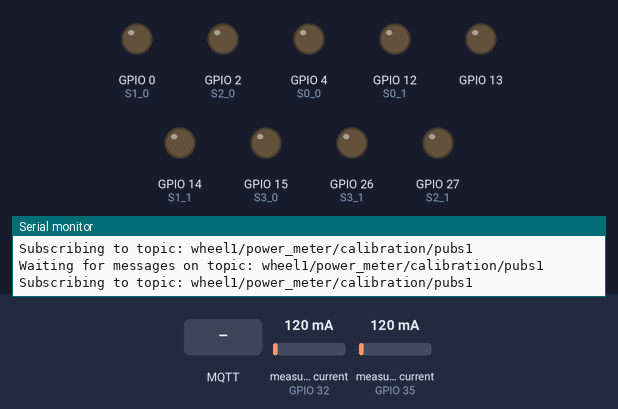
Recording of a sketch running on a simulated ESP32. Shown: output pins drawn as LEDs (lit = HIGH), the last lines printed to the serial monitor. Dashed ring = blinking. The test bench sets the inputs (shaded band); at power-on: measured current (sensors on GPIO 32, GPIO 35) 120 mA. WiFi joins after 1.5 s; servers stay silent unless stated; no MQTT or app messages arrive unless stated.

Above: at 2.7 s.
2.8 s: MQTT message "ESP32" arrives on the first subscribed topic
At 5.6 s:
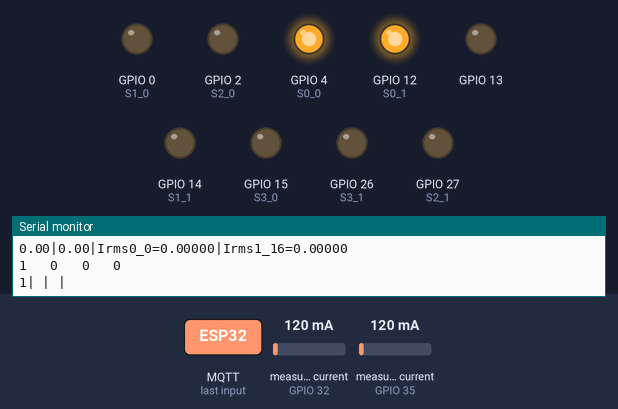
5.8 s: MQTT message "$" arrives on the first subscribed topic
8.7 s: MQTT message ";" arrives on the first subscribed topic
At 21.75 s:
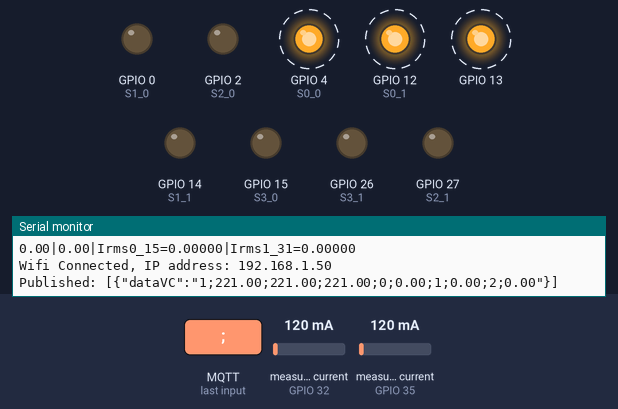
Timing chart, 0 to 23.6 s (numbered marks = the images above; inputs shaded):
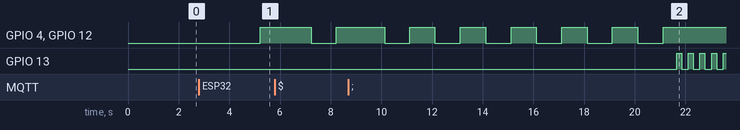

Measured:
- after the input at 2.8 s, GPIO 4 (S0_0), GPIO 12 (S0_1): LOW → HIGH after 2.4 s

The sketch:

CurrentMeasureSwitchMUX_v1.12_SubPharsePub_NewForm.ino
```cpp
#include "EmonLib.h"
#include <WiFi.h>
#include <ArduinoMqttClient.h>

#define DEBUG
#define CAL_LITERATION 19 //literation for calibration

//WiFi config
IPAddress local_IP(172, 16, 68, 201);
IPAddress subnet(255, 255, 255, 0);
IPAddress gateway(172, 16, 68, 1);
IPAddress primaryDNS(8, 8, 8, 8);
IPAddress secondaryDNS(8, 8, 4, 4);

// MQTT config
const char* ssid = "RF_AP1"; //AP SSID
const char* password = "payungteduh123"; //AP PASSWORD

WiFiClient wifiClient;
MqttClient mqttClient(wifiClient);

const char broker[]         = "172.16.68.72";
int        port             = 1883;
const char topicPublish[]   = "wheel1/power_meter/data/subs1";
const char topicPublish2[]  = "wheel1/power_meter/calibration/subs1";
const char topicSubscribe[] = "wheel1/power_meter/calibration/pubs1";

unsigned long payloadSize = 268435456;
bool retain = false;
int Qos = 1;
bool dubplicat = false;

// Multiplexer CD74HC4067 config
// Define digital pinout for drive S0,S1,S2,S3 MUX0
const int S0_0 = 4;
const int S1_0 = 0;
const int S2_0 = 2;
const int S3_0 = 15;
// Define digital pinout for drive S0,S1,S2,S3 MUX1
const int S0_1 = 12;
const int S1_1 = 14;
const int S2_1 = 27;
const int S3_1 = 26;

// Truth tabel implementation of CD74HC4067 multiplexer
//              s0, s1, s2, s3    en  channelActive
char *mux[] = {"0   0   0   0", //0   ch0
               "1   0   0   0", //0   ch1
               "0   1   0   0", //0   ch2
               "1   1   0   0", //0   ch3
               "0   0   1   0", //0   ch4
               "1   0   1   0", //0   ch5
               "0   1   1   0", //0   ch6
               "1   1   1   0", //0   ch7
               "0   0   0   1", //0   ch8
               "1   0   0   1", //0   ch9
               "0   1   0   1", //0   ch10
               "1   1   0   1", //0   ch11
               "0   0   1   1", //0   ch12
               "1   0   1   1", //0   ch13
               "0   1   1   1", //0   ch14
               "1   1   1   1"};//0   ch15

// Define MUX variable
String ch_mux;
String mux_bit0;
String mux_bit1;
String mux_bit2;
String mux_bit3;

// Buffer, parse and calibration_instruction variable
String dataIn = "";
String dt[33];
int instruction_calibrate = 33; //no instruction
bool is_calibrate;
bool close_doorBuffer;

int r,s,t,u = 0; //for parsing data
int a,b,c,d = 0; //for send data VC
int i,j,k,l,m,n,o,p,q = 0; // for auto calibration and send data Cal

int board_id = 1;
float MvAvgR = 221;
float MvAvgS = 221;
float MvAvgT = 221;

float Irms0_0[16];
float Irms0_1[16];
float Irms_tot[33];
float y_irms[32];                                                             // buffer variable for constant calibartion (y)
float m_irms0[16];                                                            // buffer variable for factor calibration mux0 (m)
float m_irms1[16];                                                            // buffer variable for factor calibration mux1 (m)
String fc_0;String fc_1;                                                      // buffer string variable for factor calibration mux1 (m)

// Buffer old millis time
int64_t oldtime;

// Emon Init
EnergyMonitor emon0_0;                            // Create an instance emon0
EnergyMonitor emon0_1;                            // Create an instance emon1

//======================================= INITIAILZE PROGRAM (SETUP) =================================================//
void setup() {
  Serial.begin(9600);
  emon0_0.current(A4, 38.3);                       // Current: input pin, calibration. ratio/Rburden
  emon0_1.current(A7, 38.3);                       // Current: input pin, calibration. ratio/Rburden
  // Initialiaze digital pinout for LED
  pinMode(13, OUTPUT);

  // Initialiaze digital pinout for drive S0,S1,S2,S3 MUX0
  pinMode(S0_0, OUTPUT);
  pinMode(S1_0, OUTPUT);
  pinMode(S2_0, OUTPUT);
  pinMode(S3_0, OUTPUT);

  // Initialiaze digital pinout for drive S0,S1,S2,S3 MUX1
  pinMode(S0_1, OUTPUT);
  pinMode(S1_1, OUTPUT);
  pinMode(S2_1, OUTPUT);
  pinMode(S3_1, OUTPUT);

  // Initialiaze connection to WiFi, MQTT and Schema MQTT Subscribtion Message
  wifiSetup();
  MQTTconnection();
  mqttClient.poll();

  is_calibrate = false;
  close_doorBuffer = false;
//  avb_dataInBuffer = false;

  // Initialize value oldtime millis
  Serial.println("START IoT DEVICE !!!");
  oldtime = millis();
}

//======================================= FUNCTION & PROCEDURE =================================================//
void wifiSetup(){
  if (!WiFi.config(local_IP, gateway, subnet, primaryDNS, secondaryDNS)) {
    Serial.println("STA Failed to configure");
  }
  WiFi.mode(WIFI_STA);
  WiFi.begin(ssid, password); //WiFi init
  Serial.print("Connecting");
  Serial.println();
  wifiHandling();
}

void wifiHandling(){
  while (WiFi.status() != WL_CONNECTED) { //WiFi not connected
    delay(500);
    Serial.print(".");
  }
  while (WiFi.waitForConnectResult() != WL_CONNECTED) {
    Serial.println("Connection Failed! Rebooting...");
    delay(5000);
    ESP.restart();
  }
  if (WiFi.status() == WL_CONNECTED) { //WiFi connected
    Serial.println("");
    Serial.print("Wifi Connected, IP address: ");
    Serial.println(WiFi.localIP());
  }
}

void MQTTconnection(){
  Serial.print("Attempting to connect to the MQTT broker: ");
  Serial.println(broker);
  MQTThandling();
}

void MQTThandling(){ // handling renew connection MQTT Client "ESP32" to Broker
  if(!mqttClient.connect(broker, port)) {
    Serial.print("MQTT connection failed! Error code = ");
    Serial.println(mqttClient.connectError());
  }
}

void subsMQTTMessage(){
  if(!mqttClient.connected()){
    MQTThandling();
  }else{
    mqttClient.onMessage(onMqttMessage);   // Set the message receive callback
    Serial.print("Subscribing to topic: ");
    Serial.println(topicSubscribe);
    Serial.println();

    mqttClient.subscribe(topicSubscribe, Qos); // subscribe to a topic

    Serial.print("Waiting for messages on topic: ");
    Serial.println(topicSubscribe);
    Serial.println();
  }
}

void onMqttMessage(int messageSize) {
  // use the Stream interface to print the contents
  if(mqttClient.available()) {
//    Serial.print((char)mqttClient.read());
    dataIn = mqttClient.readString();
    parse_data();
    dataIn="";
    close_doorBuffer = true;
  }

  #ifdef DEBUG
  Serial.println();
  #endif
}

void parse_data(){
  r=0;

  #ifdef DEBUG
  Serial.print("in_data: ");
  Serial.println(dataIn);
  #endif

  // Initialize variabel, (variable reset)
  for (s = 0; s <= 31; s++){
    dt[s]="";
  }
  // Process parse data
  for(t = 1; t<dataIn.length(); t++){     // Character check every char data
    if((dataIn[t] == '$') || (dataIn[t] == ';')){    // Increment r, use for change index array buffer
    r++;
    dt[r]="";       // Initialize array dt[j]
    }else{
    dt[r] = dt[r] + dataIn[t];     // Process tampung data
    }
  }

  // Save data parse to valiable dloat array 'y_irms[u]'
  instruction_calibrate = dt[0].toInt();

  #ifdef DEBUG
  Serial.print("status:");Serial.println(dt[0].toInt());
  #endif

  if(instruction_calibrate == 0){ // NO instruction to calibrate
    for (u = 0; u <= 15; u++){
      m_irms0[u] = dt[u+1].toFloat();
      m_irms1[u] = dt[u+17].toFloat();

      #ifdef DEBUG
      Serial.print(m_irms0[u],10); Serial.print("|"); Serial.println(m_irms1[u],10);
      #endif
    }
  } else {
    if(instruction_calibrate == 1){ // YES instruction to calibrate
      for (u = 0; u <= 31; u++){
        y_irms[u] = dt[u+1].toFloat();

        #ifdef DEBUG
        Serial.println(y_irms[u]);
        #endif
      }
      #ifdef DEBUG
      Serial.println("start calibration!");
      #endif
    }
  }
}

void blink_led1(){ // Indicator for publish data VC
    digitalWrite(13, HIGH);delay(200);
    digitalWrite(13, LOW);delay(200);
}

//========================================== MAIN LOOP  =================================================//
void loop() {
  // Call poll() regularly to allow the library to receive MQTT messages and
  // send MQTT keep alives which avoids being disconnected by the broker
  mqttClient.poll();

  if(close_doorBuffer == false){  // Check would doorBuffer is open
    subsMQTTMessage();
  } else {
    if(close_doorBuffer == true){
      mqttClient.unsubscribe(topicSubscribe);   // unsubscribed to a topic

      if(!mqttClient.connected()){ // handling MQTT connection when autocalibratin proces run
        MQTThandling();
      } else {
        if((millis() - oldtime) > 0){
          if((millis() - oldtime) >= 1000){
            oldtime = millis();
            ch_mux = mux[i];
            mux_bit0 = ch_mux.substring(0,1); mux_bit1 = ch_mux.substring(1,2); mux_bit2 = ch_mux.substring(2,3); mux_bit3 = ch_mux.substring(3,4);

            #ifdef DEBUG
            Serial.println(ch_mux);
            Serial.print(mux_bit0);Serial.print("|");Serial.print(mux_bit1);Serial.print("|");Serial.print(mux_bit2);Serial.print("|");Serial.println(mux_bit3);
            #endif

            digitalWrite(S0_0,mux_bit0.toInt());digitalWrite(S1_0,mux_bit1.toInt());digitalWrite(S2_0,mux_bit2.toInt());digitalWrite(S3_0,mux_bit3.toInt());
            digitalWrite(S0_1,mux_bit0.toInt());digitalWrite(S1_1,mux_bit1.toInt());digitalWrite(S2_1,mux_bit2.toInt());digitalWrite(S3_1,mux_bit3.toInt());

            // Scema read data and send every 15 seconds
            if(((is_calibrate == true) && (instruction_calibrate == 1)) || ((is_calibrate == false) && (instruction_calibrate == 0))){
              digitalWrite(13,LOW); // on led indicator for calibarion process
              fc_0 = m_irms0[i];fc_1 = m_irms1[i];
              Irms0_0[i] = emon0_0.calcIrms(1800) * fc_0.toFloat();
              Irms0_1[i] = emon0_1.calcIrms(1800) * fc_1.toFloat();

              #ifdef DEBUG
              Serial.print(m_irms0[i]);Serial.print("|");Serial.print(m_irms1[i]);
              Serial.print("|Irms0_");Serial.print(i);Serial.print("=");Serial.print(Irms0_0[i],5);
              Serial.print("|Irms1_");Serial.print(i+16);Serial.print("=");Serial.println(Irms0_1[i],5);
              #endif

              if(i>=15){
                for(a = 0; a <= 15; a++){
                  Irms_tot[a] = Irms0_0[a];
                  Irms_tot[a+16] = Irms0_1[a];
                }
                for(b = 0; b <= 10; b++){
                  String _sendData1 = "[{\"dataVC\":\"";
                  _sendData1 += board_id;
                  _sendData1 += ";";
                  _sendData1 += MvAvgR;
                  _sendData1 += ";";
                  _sendData1 += MvAvgS;
                  _sendData1 += ";";
                  _sendData1 += MvAvgT;
                  for(c = 0; c <=2; c++){
                    _sendData1 += ";";
                    _sendData1 += d;
                    _sendData1 += ";";
                    _sendData1 += Irms_tot[d];
                    d++;
                  }
                  _sendData1 += "\"}]";
                  char dataBuffer1[2048];
                  _sendData1.toCharArray(dataBuffer1,2048);
                  wifiHandling();
                  MQTThandling(); //renew connection to MQTT broker
                  mqttClient.beginMessage(topicPublish, retain, Qos, dubplicat);                      // creates a new message to be published.
                  mqttClient.printf(dataBuffer1);
                  mqttClient.endMessage(); // publish

                  #ifdef DEBUG
                  Serial.print("Published: ");Serial.println(dataBuffer1);
                  #endif

                  blink_led1();
                  if(b >= 10){
                    d = 0;
                  }
                }
              }
            }

            // Auto calibration process
            if((is_calibrate == false) && (instruction_calibrate == 1)){
              digitalWrite(13,HIGH); // on led indicator for calibarion process
              float Irms0_0_c = emon0_0.calcIrms(1800);
              float Irms0_1_c = emon0_1.calcIrms(1800);

              m_irms0[j] += y_irms[j]/Irms0_0_c;
              m_irms1[j] += y_irms[j+15]/Irms0_1_c;

              #ifdef DEBUG
              Serial.print("M0:");Serial.print(m_irms0[j],5);Serial.print("|");Serial.print("M1:");Serial.println(m_irms1[j],5);
              Serial.print(q);Serial.print("|");Serial.println(is_calibrate);
              Serial.print("|Irms0_c_");Serial.print(i);Serial.print("=");Serial.print(Irms0_0_c,5);
              Serial.print("|Irms1_c_");Serial.print(i+16);Serial.print("=");Serial.println(Irms0_1_c,5);
              #endif

              // Take a calibration factor avarage
              if((q == CAL_LITERATION)&&(i>=15)){
                is_calibrate = true;
                for(k = 0; k <= 15; k++){
                  m_irms0[k]=m_irms0[k]/(CAL_LITERATION+1);
                  m_irms1[k]=m_irms1[k]/(CAL_LITERATION+1);

                  #ifdef DEBUG
                  Serial.print("Avg_M");Serial.print(k);Serial.print(":");Serial.print(m_irms0[k],10);Serial.print("|");
                  Serial.print("Avg_M");Serial.print(k+16);Serial.print(":");Serial.println(m_irms1[k],10);
                  #endif
                }
                if(k >= 15){
                  for(l = 0; l <= 32; l++){
                    if(m==2){ //loop 2x for divide
                      String _sendData2 = "[{\"dataCal\":\"";
                      _sendData2 += board_id;
                      _sendData2 += ";";
                      _sendData2 += instruction_calibrate;
                      for(n = 0; n <= 0; n++){
                        _sendData2 += ";";
                        _sendData2 += o; //channel
                        _sendData2 += ";";
                        _sendData2 += String(m_irms0[o],10); //Irms
                        o++;
                      }
                      for(n = 0; n <= 0; n++){
                        _sendData2 += ";";
                        _sendData2 += p+16;
                        _sendData2 += ";";
                        _sendData2 += String(m_irms1[p],10);
                        p++;
                      }
                      _sendData2 += "\"}]";
                      char dataBuffer2[2048];
                      _sendData2.toCharArray(dataBuffer2, 2048);
                      wifiHandling();
                      MQTThandling(); //renew connection to MQTT broker
                      mqttClient.beginMessage(topicPublish2, retain, Qos, dubplicat);                      // creates a new message to be published.
                      mqttClient.printf(dataBuffer2);
                      mqttClient.endMessage(); //publish data

                      #ifdef DEBUG
                      Serial.print("Published2: ");Serial.println(dataBuffer2);
                      #endif

                      m = 0;
                    }
                    m++;
                  }
                }
              }
            }
            i++;
            j=i;
            if(i>15){
              i = 0;
              if(is_calibrate == false){
                j=i;
                q++;
              }
            }
          }
        }
      }
    }
  }
}
```
